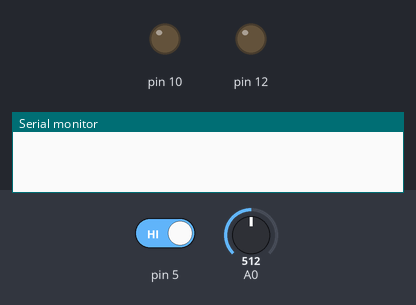
This sketch was run on a simulated Arduino Uno, built with avr-gcc and run on an emulated ATmega328P. Shown: output pins drawn as LEDs (lit = HIGH), the last lines printed to the serial monitor. The test bench sets the inputs (shaded band); at power-on: pin 5 HIGH, A0 = 512.

Above: at 1.2 s.
1.3 s: pin 5 driven LOW
At 2.5 s:
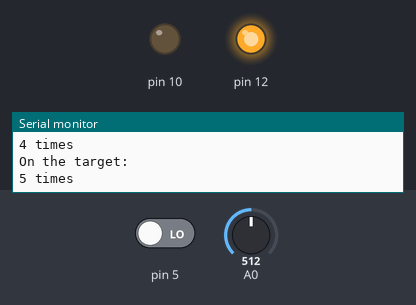
2.8 s: A0 set to 790
4.3 s: A0 set to 818
6.2 s: pin 5 driven HIGH
At 7.1 s:
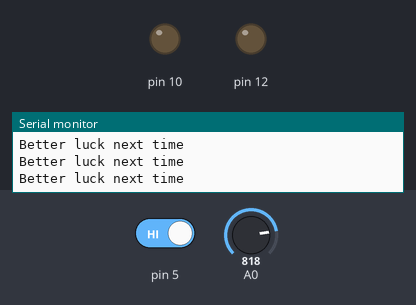
Timing chart, 0 to 8.7 s (numbered marks = the images above; inputs shaded):
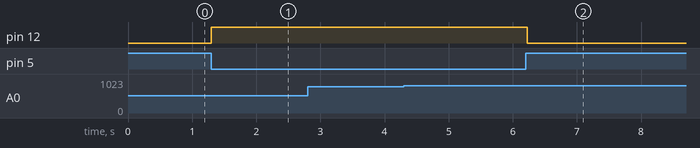

Measured:
- after the input at 1.3 s, pin 12: LOW → HIGH at once
- after the input at 6.2 s, pin 12: HIGH → LOW at once

The sketch:

e_gun.ino
```cpp
int data, count, tri;
void setup()
{
  Serial.begin(9600);
  pinMode(12, OUTPUT);
  pinMode(10, OUTPUT);
  pinMode(5, INPUT);

}

void loop()
{

  tri = digitalRead(5);
  data = analogRead(A0);

  if (tri == 0)
  {
    if (data < 800)
    {
      digitalWrite(12, HIGH);
      digitalWrite(10, LOW);
      count++;
      Serial.println("On the target: ");
      Serial.print(count);
      Serial.print(" times\n");
      delay(250);

    }
    else
    {
      Serial.println("Better luck next time");
    }
  }
  else
  {
    digitalWrite(12, LOW);
  }
}
```
